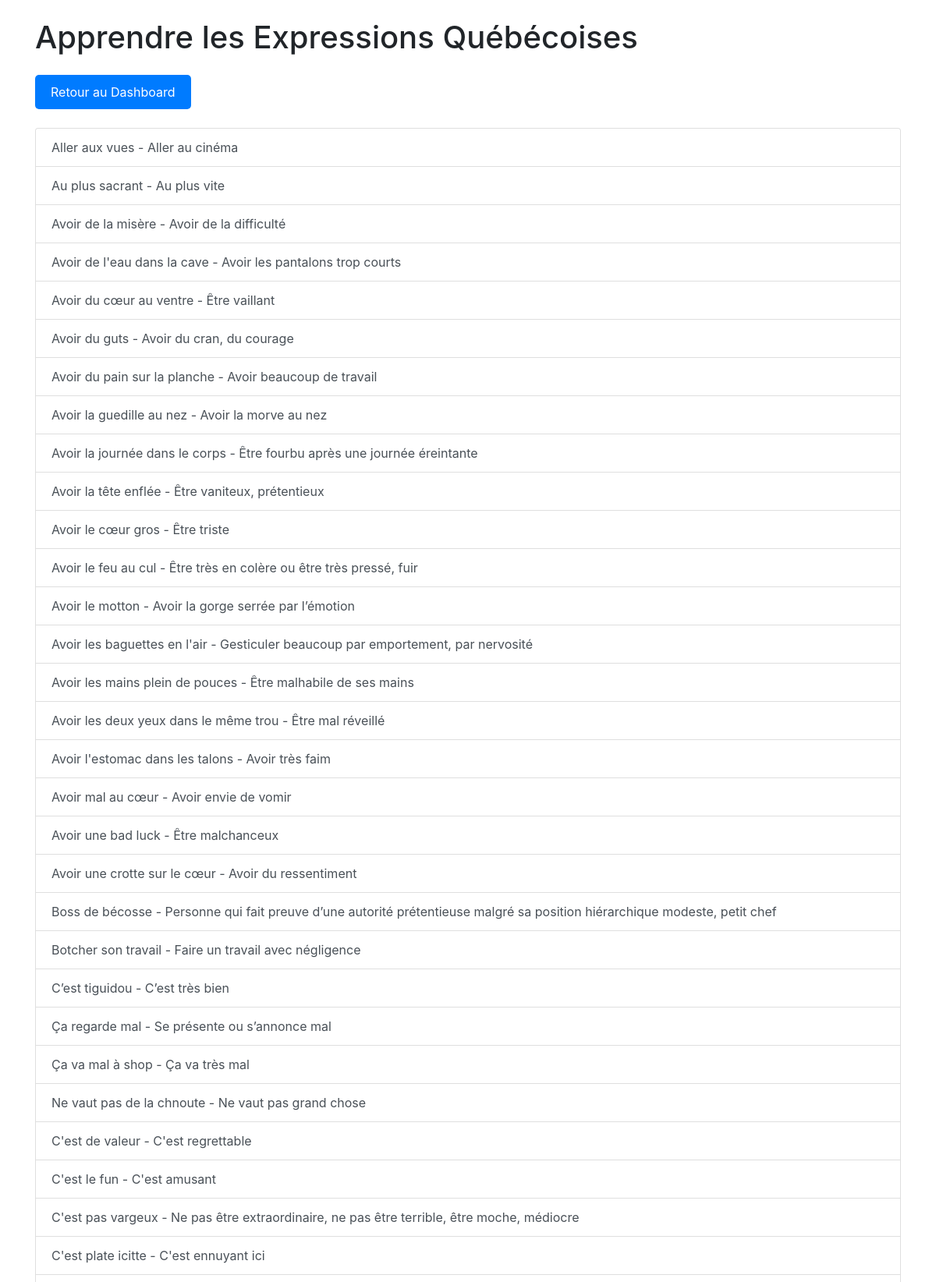
The app's page /expressions/learn/ (signed in, upper part) with its own data.
### expressions/models.py (models this page shows, shortened)
class Expression(models.Model):
    expression = models.CharField(max_length=255, unique=True)
    meaning = models.TextField()

### expressions/views.py (the view)
# urls.py: path('learn/', views.learn_expressions, name='learn_expressions'),
@login_required
def learn_expressions(request):
    expressions = Expression.objects.all()  # Récupère toutes les expressions de la base de données
    return render(request, 'expressions/learn_expressions.html', {'expressions': expressions})

### expressions/templates/expressions/learn_expressions.html (shortened to what this page needs)
<!DOCTYPE html>
<html lang="fr">
<head>
    <link rel="stylesheet" href="https://stackpath.bootstrapcdn.com/bootstrap/4.5.2/css/bootstrap.min.css">
</head>
<body>
    <div class="container mt-4">
        <h1 class="mb-4">Apprendre les Expressions Québécoises</h1>
        <a href="{% url 'main_menu' %}" class="back-button">Retour au Dashboard</a>
        <div class="list-group mt-4">
            {% for expression in expressions %}
            <a href="#" class="list-group-item list-group-item-action">
                {{ expression.expression }} - {{ expression.meaning }}
            </a>
            {% endfor %}
        </div>
    </div>
</body>
</html>

### expressions/templates/expressions/learn_expressions.html (style rules this page uses)
.back-button { padding: 10px 20px; background-color: #007bff; color: white; text-decoration: none; border-radius: 5px; font-size: 16px; display: inline-block; text-align: center; }

### records on screen
Expression: expression "Aller aux vues", meaning "Aller au cinéma"
Expression: expression "Au plus sacrant", meaning "Au plus vite"
Expression: expression "Avoir de la misère", meaning "Avoir de la difficulté"
Expression: expression "Avoir de l'eau dans la cave", meaning "Avoir les pantalons trop courts"
Expression: expression "Avoir du cœur au ventre", meaning "Être vaillant"
Expression: expression "Avoir du guts", meaning "Avoir du cran, du courage"
Expression: expression "Avoir du pain sur la planche", meaning "Avoir beaucoup de travail"
Expression: expression "Avoir la guedille au nez", meaning "Avoir la morve au nez"
Expression: expression "Avoir la journée dans le corps", meaning "Être fourbu après une journée éreintante"
Expression: expression "Avoir la tête enflée", meaning "Être vaniteux, prétentieux"
Expression: expression "Avoir le cœur gros", meaning "Être triste"
Expression: expression "Avoir le feu au cul", meaning "Être très en colère ou être très pressé, fuir"
Expression: expression "Avoir le motton", meaning "Avoir la gorge serrée par l’émotion"
Expression: expression "Avoir les baguettes en l'air", meaning "Gesticuler beaucoup par emportement, par nervosité"
Expression: expression "Avoir les mains plein de pouces", meaning "Être malhabile de ses mains"
Expression: expression "Avoir les deux yeux dans le même trou", meaning "Être mal réveillé"
Expression: expression "Avoir l'estomac dans les talons", meaning "Avoir très faim"
Expression: expression "Avoir mal au cœur", meaning "Avoir envie de vomir"
Expression: expression "Avoir une bad luck", meaning "Être malchanceux"
Expression: expression "Avoir une crotte sur le cœur", meaning "Avoir du ressentiment"
Expression: expression "Boss de bécosse", meaning "Personne qui fait preuve d’une autorité prétentieuse malgré sa position hiérarchique modeste, petit chef"
Expression: expression "Botcher son travail", meaning "Faire un travail avec négligence"
Expression: expression "C’est tiguidou", meaning "C’est très bien"
Expression: expression "Ça regarde mal", meaning "Se présente ou s’annonce mal"
Expression: expression "Ça va mal à shop", meaning "Ça va très mal"
Expression: expression "Ne vaut pas de la chnoute", meaning "Ne vaut pas grand chose"
Expression: expression "C'est de valeur", meaning "C'est regrettable"
Expression: expression "C'est le fun", meaning "C'est amusant"
Expression: expression "C'est pas vargeux", meaning "Ne pas être extraordinaire, ne pas être terrible, être moche, médiocre"
Expression: expression "C'est plate icitte", meaning "C'est ennuyant ici"
